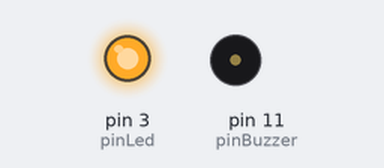
A sketch run on a simulated Arduino Uno, built with avr-gcc and run on an emulated ATmega328P. Parts: output pins drawn as LEDs (lit = HIGH), buzzer (waves = sounding). What the sketch prints to the serial monitor is not drawn.

Above: at 0.95 s.
At 3.87 s:
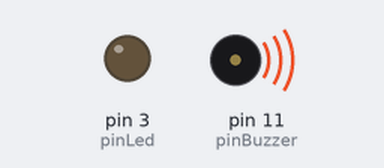
At 17.19 s:
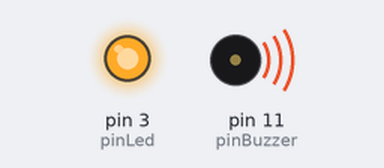
At 32.59 s:
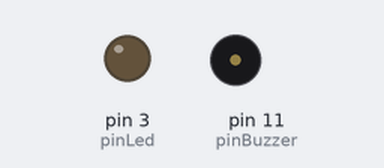
Timing chart, 0 to 40.0 s (numbered marks = the images above):
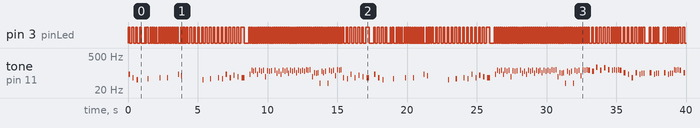

Measured:
- by itself, pin 3 (pinLed): LOW → HIGH at 0.00 s, → LOW 0.12 s later, → HIGH 0.16 s later, → LOW 0.12 s later, … (428 changes in this stretch)
- by itself, tone on pin 11 (pinBuzzer): plays 87 Hz for 0.08 s, 65 Hz for 0.08 s, 52 Hz for 0.08 s, 58 Hz for 0.08 s, 65 Hz for 0.04 s, 65 Hz for 0.04 s … (166 notes in this stretch)

The sketch:

SpiderDance.ino
```cpp
// ---------------- Notas Musicales ----------------- //
// Octava 0
#define LA0 27
#define LAB0 29
#define SI0 31
#define DOB1 31

// Octava 1
#define DO1 33
#define DOS1 35
#define REB1 35
#define RE1 37
#define RES1 39
#define MIB1 39
#define MI1 41
#define FAB1 41
#define FA1 44
#define FAS1 46
#define SOLB1 46
#define SOL1 49
#define SOLS1 52
#define LAB1 52
#define LA1 55
#define LAS1 58
#define SIB1 58
#define SI1 62
#define DOB2 62

// Octava 2
#define DO2 65
#define DOS2 69
#define REB2 69
#define RE2 73
#define RES2 78
#define MIB2 78
#define MI2 82
#define FAB2 82
#define FA2 87
#define FAS2 93
#define SOLB2 93
#define SOL2 98
#define SOLS2 104
#define LAB2 104
#define LA2 110
#define LAS2 117
#define SIB2 117
#define SI2 123
#define DOB3 123

// Octava 3
#define DO3 131
#define DOS3 139
#define REB3 139
#define RE3 147
#define RES3 156
#define MIB3 156
#define MI3 165
#define FAB3 165
#define FA3 175
#define FAS3 185
#define SOLB3 185
#define SOL3 196
#define SOLS3 208
#define LAB3 208
#define LA3 220
#define LAS3 233
#define SIB3 233
#define SI3 247
#define DOB4 247

// Octava 4
#define DO4 262
#define DOS4 277
#define REB4 277
#define RE4 294
#define RES4 311
#define MIB4 311
#define MI4 330
#define FAB4 330
#define FA4 349
#define FAS4 370
#define SOLB4 370
#define SOL4 392
#define SOLS4 415
#define LAB4 415
#define LA4 440
#define LAS4 466
#define SIB4 466
#define SI4 494
#define DOB5 494

// Octava 5
#define DO5 523
#define DOS5 554
#define REB5 554
#define RE5 587
#define RES5 622
#define MIB5 622
#define MI5 659
#define FAB5 659
#define FA5 698
#define FAS5 740
#define SOLB5 740
#define SOL5 784
#define SOLS5 831
#define LAB5 831
#define LA5 880
#define LAS5 932
#define SIB5 932
#define SI5 988
#define DOB6 988

// Octava 6
#define DO6 1047
#define DOS6 1109
#define REB6 1109
#define RE6 1175
#define RES6 1245
#define MIB6 1245
#define MI6 1319
#define FAB6 1319
#define FA6 1397
#define FAS6 1480
#define SOLB6 1480
#define SOL6 1568
#define SOLS6 1661
#define LAB6 1661
#define LA6 1760
#define LAS6 1865
#define SIB6 1865
#define SI6 1976
#define DOB7 1976

// Octava 7
#define DO7 2093
#define DOS7 2217
#define REB7 2217
#define RE7 2349
#define RES7 2489
#define MIB7 2489
#define MI7 2637
#define FAB7 2637
#define FA7 2794
#define FAS7 2960
#define SOLB7 2960
#define SOL7 3136
#define SOLS7 3322
#define LAB7 3322
#define LA7 3520
#define LAS7 3729
#define SIB7 3729
#define SI7 3951
#define DOB8 3951

// Octava 8
#define DO8 4186

// -------------- Mi Sostenidos (extra) ---------------- //

#define MIS1 44   // MI♯1 = FA1
#define MIS2 87   // MI♯2 = FA2
#define MIS3 175  // MI♯3 = FA3
#define MIS4 349  // MI♯4 = FA4
#define MIS5 698  // MI♯5 = FA5
#define MIS6 1397 // MI♯6 = FA6
#define MIS7 2794 // MI♯7 = FA7

// ------------------------- Duracion de Notas ------------------------- //

#define REDONDA 1 // 1 duracion
#define BLANCA 2  // 1/2 duracion
#define NEGRA 4   // 1/4 duracion
#define COR 8     // 1/8 duracion
#define SCOR 16   // 1/16 duracion
#define FUSA 32   // 1/32 duracion
#define SFUSA 64  // 1/64 duracion

// Notas con puntillo (1.5x duración)
#define DOTTED_BLANCA 3  // Blanca con puntillo (2 * 1.5 = 3)
#define DOTTED_NEGRA 6   // Negra con puntillo (4 * 1.5 = 6)
#define DOTTED_COR 12    // Corchea con puntillo (8 * 1.5 = 12)
#define DOTTED_SCOR 24   // Semicorchea con puntillo (16 * 1.5 = 24)
#define DOTTED_FUSA 48   // Fusa con puntillo (32 * 1.5 = 48)

// ------------------------- Macros y Pines ----------------------------- //

#define LEN(x) (sizeof(x)/sizeof(x[0])) // Macro para el largo de una melodia
#define pinBuzzer 11                    // Pin del Buzzer
#define pinLed 3                        // Pin del Led

// ----------------------- Melodias y Tiempos -------------------------- //

// Armaduras de la melodia: SOLB, LAB, SIB, DOB, REB, MIB
const int melody[] PROGMEM = {
    FA2, DO2, LAB1, FA1,
    0, DOB2, SIB1, SIB1, LAB1, MI1, FA1,
    0, DO2, SIB1, LAB1, SIB1, DO2, MI1, FA1,
    LAB1, FA1, MI1, FA2, 0, MIB2, DO2, SIB1, LAB1,
    FA1, REB1, SOL1, REB1, LAB1, REB1, SIB1, REB1,

    DO2, SIB1, FA2, DO2,
    MI2, REB2, DO2,
    FA2, DO3, SIB2, DO3, FA2, DO3, SIB2, DO3,
    REB2, DOB3, SIB2, DOB3, MIB2, DO3, SOL2, SIB2,
    FA2, DO3, SIB2, DO3, SOL2, DO3, SIB2, DO3,

    LAB2, DO3, SIB2, DO3, SIB2, REB3, DO3, REB3,
    REB2, LAB2, SOL2, LAB2, MIB2, SIB2, LAB2, SIB2,
    REB2, DO3, SIB2, DO3, MIB2, REB3, DO3, REB3,
    DO2, SIB1, FA2, DO2,
    MI2, REB2, DO2,

    FA2, DO2, LAB1, FA1,
    0, DOB2, SIB1, SIB1, LAB1, MI1, FA1,
    0, DO2, SIB1, LAB1, SIB1, DO2, MI1, FA1,
    LAB1, FA1, MI1, FA2, 0, MIB2, DO2, SIB1, LAB1,
    FA1, REB1, SOL1, REB1, LAB1, REB1, SIB1, REB1,

    DO2, SIB1, FA2, DO2,
    MI2, REB2, DO2,
    FA2, DO3, SIB2, DO3, FA2, DO3, SIB2, DO3,
    REB2, DOB3, SIB2, DOB3, MIB2, DO3, SOL2, SIB2,
    FA2, DO3, SIB2, DO3, SOL2, DO3, SIB2, DO3,

    LAB2, DO3, SIB2, DO3, SIB2, REB3, DO3, REB3,
    REB2, LAB2, SOL2, LAB2, MIB2, SIB2, LAB2, SIB2,
    REB2, DO3, SIB2, DO3, MIB2, REB3, DO3, REB3,
    DO3, SIB2, FA3, DO3,

    MI3, REB3, DO3, REB3, DO3, REB3,
    DO3, LAB2, FA2, DO2,
    LAB2, FA2, SOL2, SOL2, 0,
    LAB2, FA2, SOL2, SOL2, 0,
    LAB2, FA2, SOL2, SOL2, REB3, DO3, REB3,
    DO3, LAB2, FA2, DO2,

    LAB2, SIB2, SOL2, SOL2, 0,
    LAB2, SIB2, SOL2, SOL2, 0,
    LAB2, SIB2, DO3, DO3, REB3, DO3, REB3,
    DO3, LAB2, MIB2, DO2,
    LAB2, LAB2, SOL2, SOL2, 0,
    LAB2, SIB2, SOL2, SOL2, 0,

    LAB2, FA2, SOL2, SOL2, REB3, DO3, REB3,
    DO3, FA3, SIB2, LAB2,
    SIB2, LAB2, SIB2, SIB2, LAB2, SIB2,
    DOB3, SIB2, LAB2, MI2, DO2,
    RE2, MI2, FA2,
    DO3, LAB2, FA2, SIB1, DO2,

    LAB2, FA2, REB2, LAB1,
    REB2, LAB1, LAB2, LAB1, SOL2, LAB2, FA2,
    MI2, FA2, MI2, FA2, SOL2, MI2,FA2, SOL2,
    FA2, DO2, FA2, SOL2, LAB2, SOL2, LAB2, SIB2,
    DO3, SIB2, LAB2, SOL2, LAB2, SOL2, FA2, SOL2,

    FA2, LAB2, MIB3, FA2, REB3, MIB3, DO3, REB3,
    SIB2, DO3, LAB2, SIB2, DO3,
    DO3, LAB2, FA2, DO2,
    LAB2, FA2, SOL2, SOL2, 0,
    LAB2, FA2, SOL2, SOL2, 0,

    // Segunda hoja de la partitura
    LAB2, FA2, SOL2, SOL2, REB3, DO3, REB3,
    DO3, FA3, SIB2, LAB2,
    SIB2, LAB2, SIB2, SIB2, LAB2, SIB2,
    DOB3, SIB2, LAB2, MI2, DO2,
    RE2, MI2, FA2,
    0, SIB2, LAB2, LAB2, SIB2, LAB2,

    SIB2, LAB2, LAB2, SIB2, LAB2,
    LAB2, SIB2, LAB2, FA2, FA2, MI2, FA2,
    FA2, 0,
    0, SIB2, LAB2, LAB2, SIB2, LAB2,
    0, SIB2, LAB2, LAB2, SIB2, LAB2,

    LAB2, SIB2, DOB3, SIB2, LAB2,
    FA2, 0,
    0, SIB2, LAB2, LAB2, SIB2, LAB2,
    0, SIB2, LAB2, LAB2, SIB2, LAB2,
    LAB2, SIB2, LAB2, FA2, FA2, MI2, FA2,
    FA2, 0,

    0, SIB2, LAB2, LAB2, SIB2, LAB2,
    0, SIB2, LAB2, LAB2, SIB2, LAB2,
    LAB2, SIB2, DOB3, SIB2, LAB2,
    FA2, 0,
    0, SIB1, LAB1, LAB1, SIB1, LAB1,
    0, SIB1, LAB1, LAB1, SIB1, LAB1,

    LAB1, SIB1, LAB1, FA1, FA1, MI1, FA1,
    FA1, 0,
    0, SIB1, LAB1, LAB1, SIB1, LAB1,
    0, SIB1, LAB1, LAB1, SIB1, LAB1,
    LAB1, SIB1, DOB2, SIB1, LAB1,
    FA2,
    0, SIB1, LAB1, LAB1, SIB1, LAB1,

    0, SIB1, LAB1, LAB1, SIB1, LAB1,
    DO3, DO3, MI3, DO3, SIB2,
    DO3, DO3, REB3, DO3, REB3, DO3, REB3, DO3, REB3, DO3, REB3, DO3, REB3,
    DO3, LAB2, FA2, DO2,
    LAB2, FA2, SOL2, SOL2, 0,

    LAB2, FA2, SOL2, SOL2, 0,
    LAB2, FA2, SOL2, SOL2, REB3, DO3, REB3,
    DO3, FA3, SIB2, LAB2,
    SIB2, LAB2, SIB2, SIB2, LAB2, SIB2,
    DOB3, SIB2, LAB2, MI2, DO2,
    RE2, MI2, FA2,
    FA2
};

// Arreglo que define el tiempo de la melodia
const byte tempo[] PROGMEM = {
    COR, COR, COR, COR,
    SCOR, SCOR, COR, SCOR, SCOR, SCOR, SCOR,
    SCOR, SCOR, SCOR, SCOR, SCOR, SCOR, SCOR, SCOR,
    SCOR, SCOR, SCOR, SCOR, SCOR, SCOR, FUSA, FUSA, SCOR,
    COR, COR, COR, COR, COR, COR, COR, COR,

    COR, COR, COR, COR,
    COR, COR, NEGRA,
    SCOR, SCOR, SCOR, SCOR, SCOR, SCOR, SCOR, SCOR,
    SCOR, SCOR, SCOR, SCOR, SCOR, SCOR, SCOR, SCOR,
    SCOR, SCOR, SCOR, SCOR, SCOR, SCOR, SCOR, SCOR,

    SCOR, SCOR, SCOR, SCOR, SCOR, SCOR, SCOR, SCOR,
    SCOR, SCOR, SCOR, SCOR, SCOR, SCOR, SCOR, SCOR,
    SCOR, SCOR, SCOR, SCOR, SCOR, SCOR, SCOR, SCOR,
    COR, COR, COR, COR,
    COR, COR, NEGRA,

    COR, COR, COR, COR,
    SCOR, SCOR, COR, SCOR, SCOR, SCOR, SCOR,
    SCOR, SCOR, SCOR, SCOR, SCOR, SCOR, SCOR, SCOR,
    SCOR, SCOR, SCOR, SCOR, SCOR, SCOR, FUSA, FUSA, SCOR,
    COR, COR, COR, COR, COR, COR, COR, COR,

    COR, COR, COR, COR,
    COR, COR, NEGRA,
    SCOR, SCOR, SCOR, SCOR, SCOR, SCOR, SCOR, SCOR,
    SCOR, SCOR, SCOR, SCOR, SCOR, SCOR, SCOR, SCOR,
    SCOR, SCOR, SCOR, SCOR, SCOR, SCOR, SCOR, SCOR,

    SCOR, SCOR, SCOR, SCOR, SCOR, SCOR, SCOR, SCOR,
    SCOR, SCOR, SCOR, SCOR, SCOR, SCOR, SCOR, SCOR,
    SCOR, SCOR, SCOR, SCOR, SCOR, SCOR, SCOR, SCOR,
    COR, COR, COR, COR,

    COR, COR, SCOR, SCOR, SCOR, SCOR,
    COR, COR, COR, COR,
    COR, SCOR, SCOR, COR, COR,
    COR, SCOR, SCOR, COR, COR,
    COR, SCOR, SCOR, SCOR, SCOR, SCOR, SCOR,
    COR, COR, COR, COR,

    COR, SCOR, SCOR, COR, COR,
    COR, SCOR, SCOR, COR, COR,
    COR, SCOR, SCOR, SCOR, SCOR, SCOR, SCOR,
    COR, COR, COR, COR,
    COR, SCOR, SCOR, COR, COR,
    COR, SCOR, SCOR, COR, COR,

    COR, SCOR, SCOR, SCOR, SCOR, SCOR, SCOR,
    COR, COR, COR, COR,
    SCOR, COR, SCOR, COR, SCOR, SCOR,
    SCOR, SCOR, COR, COR, COR,
    COR, COR, NEGRA,
    COR, COR, COR, SCOR, SCOR,

    COR, COR, COR, COR,
    SCOR, SCOR, SCOR, SCOR, SCOR, SCOR, COR,
    SCOR, SCOR, SCOR, SCOR, SCOR, SCOR, SCOR, SCOR,
    SCOR, SCOR, SCOR, SCOR, SCOR, SCOR, SCOR, SCOR,
    SCOR, SCOR, SCOR, SCOR, SCOR, SCOR, SCOR, SCOR,

    SCOR, SCOR, SCOR, SCOR, SCOR, SCOR, SCOR, SCOR,
    SCOR, SCOR, SCOR, SCOR, NEGRA,
    COR, COR, COR, COR,
    COR, SCOR, SCOR, COR, COR,
    COR, SCOR, SCOR, COR, COR,

    // Seguna hoja de la partitura
    COR, SCOR, SCOR, SCOR, SCOR, SCOR, SCOR,
    COR, COR, COR, COR,
    SCOR, COR, SCOR, COR, SCOR, SCOR,
    SCOR, SCOR, COR, COR, COR,
    COR, COR, NEGRA,
    COR, SCOR, SCOR, SCOR, SCOR, COR,

    COR, SCOR, SCOR, SCOR, SCOR, COR,
    SCOR, FUSA, FUSA, COR, COR, SCOR, SCOR,
    NEGRA, NEGRA,
    COR, SCOR, SCOR, SCOR, SCOR, COR,
    COR, SCOR, SCOR, SCOR, SCOR, COR,

    COR, COR, SCOR, COR, SCOR,
    NEGRA, NEGRA,
    COR, SCOR, SCOR, SCOR, SCOR, COR,
    COR, SCOR, SCOR, SCOR, SCOR, COR,
    SCOR, FUSA, FUSA, COR, COR, SCOR, SCOR,
    NEGRA, NEGRA,

    COR, SCOR, SCOR, SCOR, SCOR, COR,
    COR, SCOR, SCOR, SCOR, SCOR, COR,
    COR, COR, SCOR, COR, SCOR,
    NEGRA, NEGRA,
    COR, SCOR, SCOR, SCOR, SCOR, COR,
    COR, SCOR, SCOR, SCOR, SCOR, COR,

    SCOR, FUSA, FUSA, COR, COR, SCOR, SCOR,
    NEGRA, NEGRA,
    COR, SCOR, SCOR, SCOR, SCOR, COR,
    COR, SCOR, SCOR, SCOR, SCOR, COR,
    COR, COR, SCOR, COR, SCOR,
    BLANCA,
    COR, SCOR, SCOR, SCOR, SCOR, COR,

    SCOR, SCOR, SCOR, SCOR, COR,
    COR, COR, SCOR, COR, SCOR,
    COR, FUSA, FUSA, FUSA, FUSA, FUSA, FUSA, FUSA, FUSA, FUSA, FUSA, FUSA, FUSA,
    COR, COR, COR, COR,
    COR, SCOR, SCOR, COR, COR,

    COR, SCOR, SCOR, COR, COR,
    COR, SCOR, SCOR, SCOR, SCOR, SCOR, SCOR,
    COR, COR, COR, COR,
    SCOR, COR, SCOR, COR, SCOR, SCOR,
    SCOR, SCOR, COR, COR, COR,
    COR, COR, NEGRA,
    BLANCA
};

// ------------------------- Logica --------------------------------- //

void setup(void) {
    Serial.begin(9600);
    pinMode(pinBuzzer, OUTPUT);
    pinMode(pinLed, OUTPUT);
}


void loop() {
    sing();
}

// Metodo para reproducir la cancion
void sing(){
    Serial.println("'Spider Dance'");
    int size = LEN(melody); // Obtiene el tamaño de la melodia

    for (int thisNote = 0; thisNote < size; thisNote++)
    {
        // Calcula la duracion de la nota, tomando un segundo y dividiendolo entre el tipo de nota
        //e.j. 1/4 de nota = 1000 / 4, un octavo de nota = 1000/8, etc.
        int noteDuration = 1000 / pgm_read_byte_near(tempo + thisNote);
        buzz(pinBuzzer, pgm_read_word_near(melody + thisNote), noteDuration, pinLed);

        // Distingue las notas, pone un minimo de tiempo entre ellas
        // La duracion de la nota es + 30% donde parece funcionar bien
        int pauseBetweenNotes = noteDuration * 1.30;
        delay(pauseBetweenNotes);

        // Detiene la reproduccion de la nota:
        buzz(pinBuzzer, 0, noteDuration, pinLed);
    }
}

void buzz(int targetPin, long frequency, long length, int led){
    digitalWrite(led, HIGH);
    long delayValue = 1000000 / frequency / 2; // Calcula el valor del delay entre transiciones
    // 1 segundo convertido a microsegundos, dividido entre la frecuencia, entre 2
    // Hay dos fases en cada ciclo
    long numCycles = frequency * length / 1000; // Calcular el número de ciclos para una sincronización adecuada
    // Multiplica la frecuencia, que en realidad son ciclos por segundo, por el número de segundos para obtener el número total de ciclos a producir.
    for (long i = 0; i < numCycles; i++) { // Para calcular la cantidad de tiempo...
        digitalWrite(targetPin, HIGH); // Escriba el pin del zumbador en alto para empujar el diafragma hacia afuera
        delayMicroseconds(delayValue); // Espere el valor de delay calculado
        digitalWrite(targetPin, LOW); // Gire el pasador del zumbador hacia abajo para tirar hacia atrás el diafragma
        delayMicroseconds(delayValue); // Espere de nuevo o el valor de delay calculado
    }
    digitalWrite(led, LOW);
}
```
